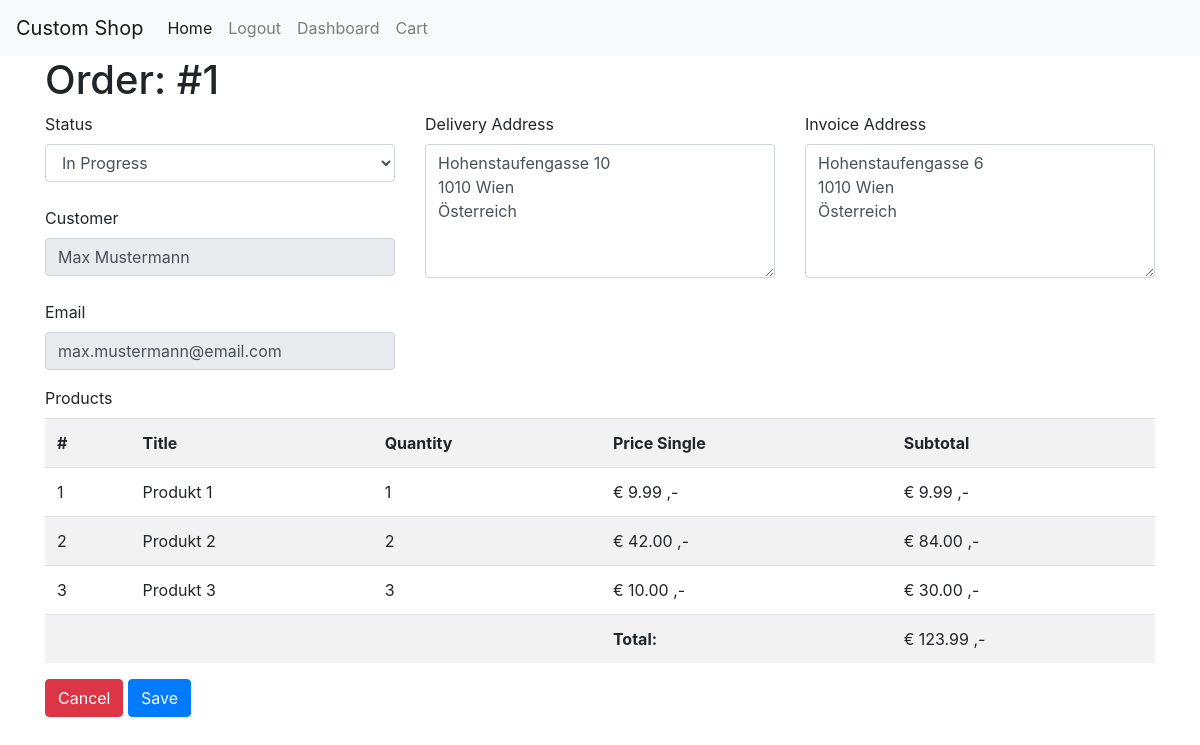
The app's page /orders/1/edit (signed in) with its own data.
### tables this page shows
CREATE TABLE `orders` (
  `id` int(11) NOT NULL,
  `crdate` timestamp NOT NULL DEFAULT current_timestamp() COMMENT 'creation date',
  `user_id` int(11) NOT NULL,
  `products` text NOT NULL COMMENT 'Serialization or ordered products',
  `delivery_address_id` int(11) NOT NULL,
  `invoice_address_id` int(11) NOT NULL,
  `payment_id` int(11) NOT NULL,
  `status` enum('open','in progress','in delivery','storno','delivered') NOT NULL
);

CREATE TABLE `users` (
  `id` int(11) NOT NULL,
  `firstname` varchar(255) NOT NULL,
  `lastname` varchar(255) NOT NULL,
  `email` varchar(255) NOT NULL COMMENT '= username',
  `password` varchar(255) NOT NULL COMMENT 'Password Hash',
  `is_admin` tinyint(1) NOT NULL
);

CREATE TABLE `addresses` (
  `id` int(11) NOT NULL,
  `user_id` int(11) NOT NULL,
  `address` text NOT NULL
);

### core/View.php (called while the page is built, shortened)
<?php
class View
{
    public static function load (string $view, array $params = [], string $layout = 'main')
    {
        require_once __DIR__ . "/../resources/views/layouts/$layout.php";
    }
}

### app/Controllers/AdminOrderController.php (called while the page is built, shortened)
<?php
class AdminOrderController
{
    public function editForm (int $id)
    {
        $order = Order::find($id);
        $user = User::find($order->user_id);
        $delivery_address = Address::find($order->delivery_address_id);
        $invoice_address = Address::find($order->invoice_address_id);
        $payment = Payment::find($order->payment_id);
        View::load('admin/orderForm', [
            'order' => $order,
            'user' => $user,
            'delivery_address' => $delivery_address,
            'invoice_address' => $invoice_address,
            'payment' => $payment
        ]);
    }
}

### index.php (called while the page is built, shortened)
<?php
spl_autoload_register(function ($namespaceAndClassname) {
    $namespaceAndClassname = str_replace('Core', 'core', $namespaceAndClassname);
    $namespaceAndClassname = str_replace('App', 'app', $namespaceAndClassname);
    $filepath = str_replace('\\', '/', $namespaceAndClassname);
});
$app = new \Core\Bootstrap();

### core/Helpers/Config.php (called while the page is built, shortened)
<?php
class Config
{
    public static function get ($configString = '', $default = null)
    {
        if (strlen($configString) >= 3) {
            $filename = explode('.', $configString)[0];
            $key = explode('.', $configString)[1];
            $config = require __DIR__ . "/../../config/$filename.php";
            if (array_key_exists($key, $config)) {
                return $config[$key];
            } else {
                return $default;
            }
        }
    }
}

### config/database.php (called while the page is built)
<?php
return [
    'host' => 'mariadb',
    'username' => 'root',
    'password' => 'password',
    'dbname' => 'mvc',
    'port' => 3306
];

### core/Database.php (called while the page is built, shortened)
<?php
class Database
{
    private $link;
    public function __construct ()
    {
        $this->link = new \mysqli(
            Config::get('database.host'),
            Config::get('database.username'),
            Config::get('database.password'),
            Config::get('database.dbname'),
            Config::get('database.port', 3306)
        );
        $this->link->set_charset('utf8');
    }
    public function query (string $sql, array $params = [])
    {
        $this->stmt = $this->link->prepare($sql);
        if (count($params) >= 1) {
            $paramTypes = [];
            $paramValues = [];
            foreach ($params as $key => $value) {
                $paramTypes[] = explode(':', $key)[0];
                $_value = $value;
                $paramValues[] = &$_value;
            }
            $paramString = implode('', $paramTypes);
            array_unshift($paramValues, $paramString);
            call_user_func_array([$this->stmt, 'bind_param'], $paramValues);
        }
        $this->stmt->execute();
        $result = $this->stmt->get_result();
        return $result->fetch_all(MYSQLI_ASSOC);
    }
}

### core/Models/ModelTrait.php (called while the page is built, shortened)
<?php
trait ModelTrait
{
    public static function find (int $id)
    {
        $db = new Database();
        $tableName = self::$tableName;
        $result = $db->query("SELECT * FROM {$tableName} WHERE id = ?", [
            'i:id' => $id
        ]);
        $data = new self($result[0]);
        return $data;
    }
}

### app/Models/Order.php (called while the page is built, shortened)
<?php
class Order
{
    public function fill (array $data = [])
    {
        $this->id = $data['id'];
        $this->status = $data['status'];
    }
}

### app/Models/User.php (called while the page is built, shortened)
<?php
class User
{
    public function fill (array $data = [])
    {
        $this->firstname = $data['firstname'];
        $this->lastname = $data['lastname'];
        $this->email = $data['email'];
    }
}

### app/Models/Address.php (called while the page is built, shortened)
<?php
class Address
{
    public function fill (array $data = [])
    {
        $this->address = $data['address'];
    }
}

### resources/views/admin/orderForm.view.php (the view, shortened to what this page needs)
<h1>Order: #<?php echo $order->id; ?></h1>
<form action="orders/<?php echo $order->id; ?>/do-edit" method="post">
    <div class="row">
        <div class="form-group col">
            <label for="status">Status</label>
            <select name="status" id="status" class="form-control">
                <?php
                $stati = [
                    'open' => 'Open',
                    'in progress' => 'In Progress',
                    'in delivery' => 'In Delivery',
                    'storno' => 'Storno',
                    'delivered' => 'Delivered'
                ];
                foreach ($stati as $htmlValue => $label) {
                    if ($htmlValue === $order->status) {
                        echo "<option value=\"$htmlValue\" selected>$label</option>";
                    } else {
                        echo "<option value=\"$htmlValue\">$label</option>";
                    }
                }
                ?>
            </select>
            <br>
            <label for="customer">Customer</label>
            <input name="customer" id="customer" name="customer" class="form-control" readonly value="<?php echo $user->firstname . ' ' . $user->lastname; ?>">
            <br>
            <label for="email">Email</label>
            <input type="email" id="email" name="email" class="form-control" readonly value="<?php echo $user->email; ?>">
        </div>
        <div class="form-group col">
            <label for="delivery_address">Delivery Address</label>
            <textarea name="delivery_address" id="delivery_address" rows="5" class="form-control"><?php echo $delivery_address->address; ?></textarea>
        </div>
        <div class="form-group col">
            <label for="invoice_address">Invoice Address</label>
            <textarea name="invoice_address" id="invoice_address" rows="5" class="form-control"><?php echo $invoice_address->address; ?></textarea>
        </div>
    </div>
    <label for="products">Products</label>
    <?php
    require_once __DIR__ . '/../partials/productTable.php';
    ?>
    <a href="dashboard" class="btn btn-danger">Cancel</a>
    <button class="btn btn-primary" type="submit">Save</button>
</form>

### records on screen
orders: id "1", status "In Progress"
users: customer "Max Mustermann", email "max.mustermann@email.com"
addresses: delivery_address "Hohenstaufengasse 10 1010 Wien Österreich"
addresses: invoice_address "Hohenstaufengasse 6 1010 Wien Österreich"

### other values on screen
$product->id "1"
$product->name "Produkt 1"
$product->quantity "1"
$product->id "2"
$product->name "Produkt 2"
$product->quantity "2"
$product->id "3"
$product->name "Produkt 3"
$product->quantity "3"
